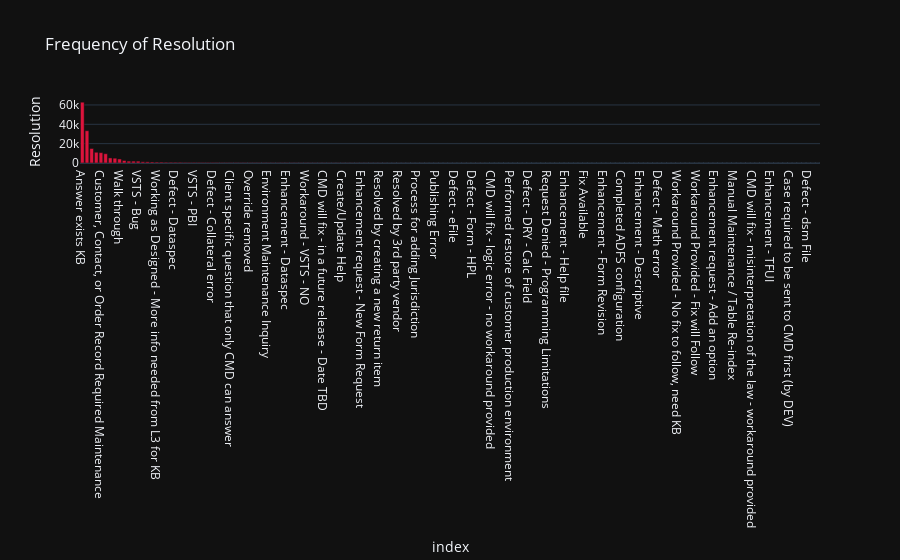

The notebook cell saved with this chart:
### Code cell
typecounts = df["Resolution"].value_counts()
typecounts = pd.DataFrame(typecounts).reset_index()
fig = px.bar(typecounts, 
             x="index", 
             y="Resolution",  
             title="Frequency of Resolution",
             color_discrete_sequence=["#DC143C"], template='plotly_dark')
fig.show()

### Figure 1 — Plotly figure (JSON) as saved in the notebook; plotly's stock layout.template omitted (floating-point values rounded to 4 significant figures; data arrays with more than 128 entries replaced by an {"elided": "..."} marker saying what was removed)
{"data": [{"alignmentgroup": "True", "hovertemplate": "index=%{x}<br>Resolution=%{y}<extra></extra>", "legendgroup": "", "marker": {"color": "#DC143C", "pattern": {"shape": ""}}, "name": "", "offsetgroup": "", "orientation": "v", "showlegend": false, "textposition": "auto", "type": "bar", "x": {"elided": "159 str values"}, "xaxis": "x", "y": {"elided": "159 int values"}, "yaxis": "y"}], "layout": {"barmode": "relative", "legend": {"tracegroupgap": 0}, "title": {"text": "Frequency of Resolution"}, "xaxis": {"anchor": "y", "domain": [0, 1], "title": {"text": "index"}}, "yaxis": {"anchor": "x", "domain": [0, 1], "title": {"text": "Resolution"}}}}
